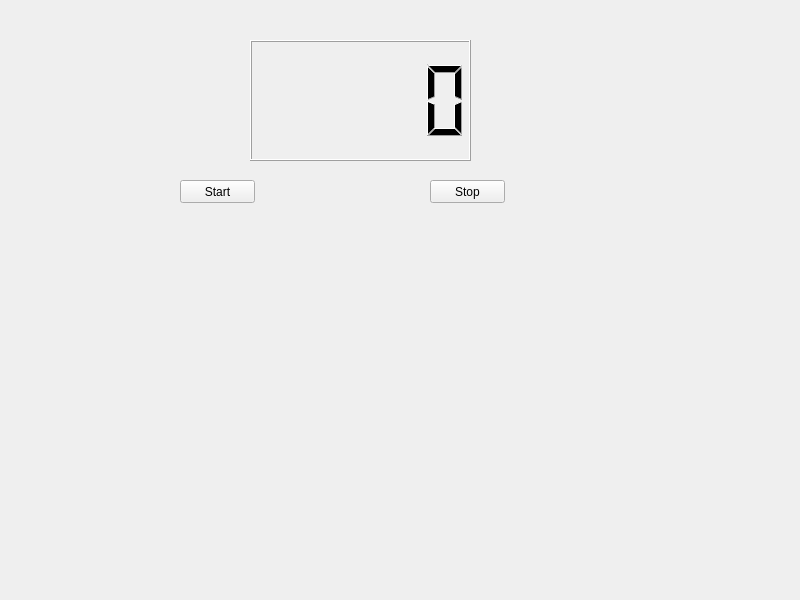
<?xml version="1.0" encoding="UTF-8"?>
<ui version="4.0">
 <class>Timer</class>
 <widget class="QMainWindow" name="Timer">
  <property name="geometry">
   <rect>
    <x>0</x>
    <y>0</y>
    <width>800</width>
    <height>600</height>
   </rect>
  </property>
  <property name="windowTitle">
   <string>MainWindow</string>
  </property>
  <widget class="QWidget" name="centralwidget">
   <widget class="QLCDNumber" name="lcd_timer">
    <property name="geometry">
     <rect>
      <x>250</x>
      <y>40</y>
      <width>221</width>
      <height>121</height>
     </rect>
    </property>
   </widget>
   <widget class="QPushButton" name="pb_start">
    <property name="geometry">
     <rect>
      <x>180</x>
      <y>180</y>
      <width>75</width>
      <height>23</height>
     </rect>
    </property>
    <property name="text">
     <string>Start</string>
    </property>
   </widget>
   <widget class="QPushButton" name="pb_stop">
    <property name="geometry">
     <rect>
      <x>430</x>
      <y>180</y>
      <width>75</width>
      <height>23</height>
     </rect>
    </property>
    <property name="text">
     <string>Stop</string>
    </property>
   </widget>
  </widget>
 </widget>
 <resources/>
 <connections/>
</ui>
